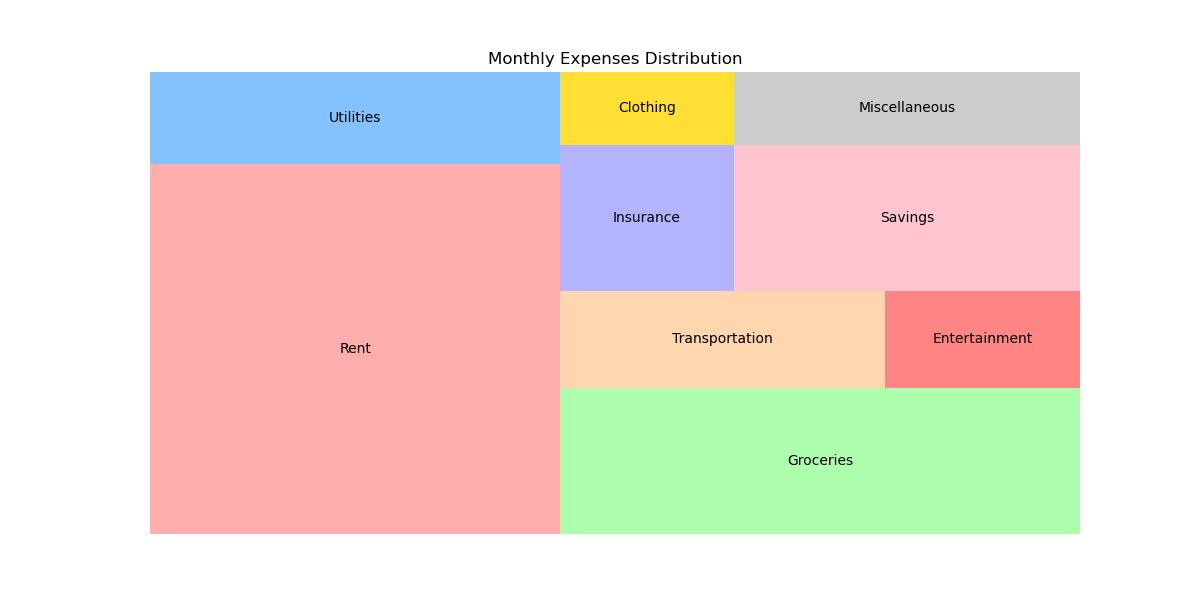

Recreate this plot in Python.

import matplotlib.pyplot as plt
import squarify  # pip install squarify (algorithm for treemap)

# Data
categories = ['Rent', 'Utilities', 'Groceries', 'Transportation', 'Entertainment', 'Insurance', 'Clothing', 'Savings', 'Miscellaneous']
amounts = [1200, 300, 600, 250, 150, 200, 100, 400, 200]

# Color Scheme in HEX
colors = ['#FF9999', '#66B2FF', '#99FF99', '#FFCC99', '#FF6666', '#A0A0FF', '#FFD700', '#FFB6C1', '#C0C0C0']

# Creating a figure to accomodate a larger treemap
fig, ax = plt.subplots(1, figsize=(12, 6))

# Creating the treemap
squarify.plot(sizes=amounts, label=categories, color=colors, alpha=0.8)

# Title of the treemap
plt.title('Monthly Expenses Distribution')

# Removing the axes for better aesthetic
plt.axis('off')

# Display the plot
plt.show()
